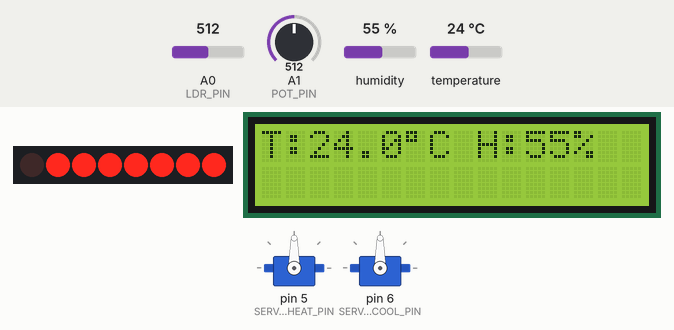
Recording of a sketch running on a simulated Arduino Uno, built with avr-gcc and run on an emulated ATmega328P. Parts: 8 shift-register outputs drawn as a row of LEDs (first output left, lit = HIGH), 16×2 character LCD, 2 × servo. Wiring (from diagram.json): shift register (74HC595): data pin 8; shift clock pin 10; latch pin 9; row of LEDs: on Q0, Q1, Q2, Q3, Q4, Q5, Q6, Q7. Inputs (shaded band) come from the test bench; at power-on: temperature 24 °C, A1 (POT_PIN) = 512, A0 (LDR_PIN) = 512, humidity 55 %.

Above: at 1.2 s.
1.3 s: temperature set to 26.3 °C
At 8.6 s:
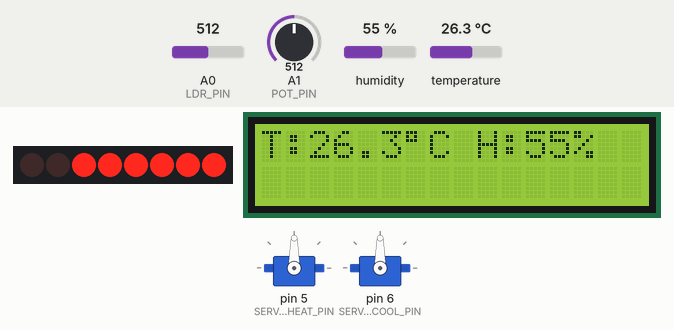
8.9 s: temperature set to 27.9 °C
At 15.8 s:
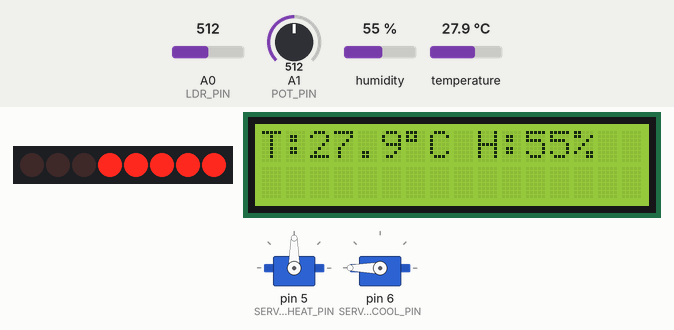
16.5 s: A1 (POT_PIN) set to 665
28.6 s: A1 (POT_PIN) set to 695
At 35.5 s:
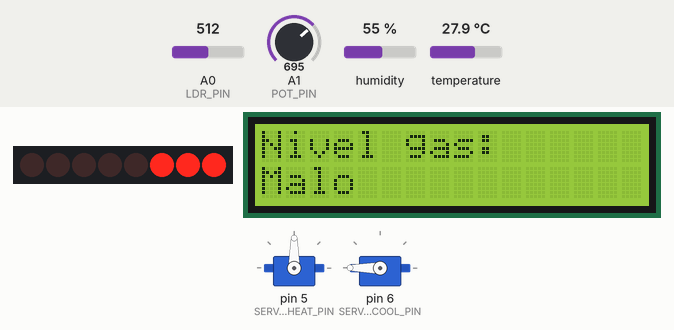
36.2 s: A0 (LDR_PIN) set to 812
At 40.1 s:
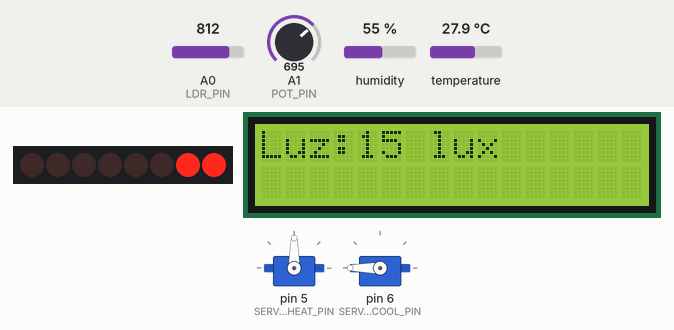
43.8 s: A0 (LDR_PIN) set to 831
At 46.7 s:
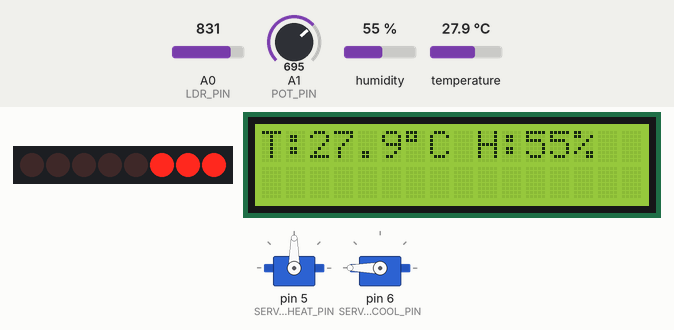
Timing chart, 0 to 54.8 s (numbered marks = the images above; inputs shaded):
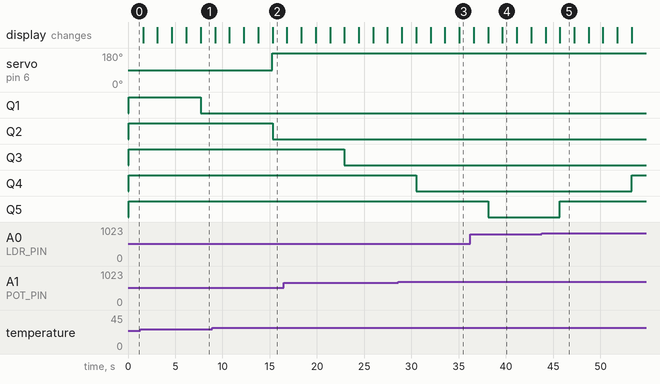

Measured:
- the behaviour switches between 27 and 27.1 °C on temperature (found by bisection; images 1 and 2)
- the behaviour switches between 681 and 682 on A1 (POT_PIN) (found by bisection; images 2 and 3)
- the behaviour switches between 819 and 820 on A0 (LDR_PIN) (found by bisection; images 4 and 5)
- after the input at 8.9 s, servo on pin 6 (SERVO_COOL_PIN): 90° → 180° after 6.4 s
- after the input at 28.6 s, the display: first differs from a run without the input after 6.5 s (image 3)
- after the input at 43.8 s, the display: first differs from a run without the input after 1.9 s (image 5)
- what the display in image 4 shows lasts 1.5 s, from 39.6 s to 41.1 s

The sketch:

sketch.ino
```cpp
#include <Wire.h>
#include <LiquidCrystal_I2C.h>
#include <dht.h>
#include <Servo.h>

// —————— definiciones pines —————————
#define DHT22_PIN    2    // DHT22
#define LDR_PIN      A0   // LDR
#define POT_PIN      A1   // Potenciómetro (calidad aire)

const int DATA_PIN    = 8;   // 74HC595: DS
const int CLOCK_PIN   = 10;   // 74HC595: SHCP
const int LATCH_PIN   = 9;   // 74HC595: STCP

const int SERVO_HEAT_PIN = 5;   // servo calefacción
const int SERVO_COOL_PIN = 6;  // servo refrigeración

// —————— parámetros de control —————————
const float TEMP_SETPOINT     = 25.0;  // °C deseados
const float TEMP_HYSTERESIS   = 2.0;   // zona muerta ±2 °C

const float LIGHT_SETPOINT    = 80.0;  // % de iluminación deseada

// —————— variables globales —————————
dht DHT;
LiquidCrystal_I2C lcd(0x27,16,2);
Servo servoHeat, servoCool;

float hum, temp;
int ldrVal, gasValue;
float voltageLDR, resistanceLDR, lux;

String nivelAire, nivelGas, calidadAire;

int ledLevel = 0;  // escalón actual [0..8]

// —————— setup —————————
void setup(){
  lcd.init();
  lcd.backlight();

  // 74HC595
  pinMode(DATA_PIN,  OUTPUT);
  pinMode(CLOCK_PIN, OUTPUT);
  pinMode(LATCH_PIN, OUTPUT);

  // servos
  servoHeat.attach(SERVO_HEAT_PIN);
  servoCool.attach(SERVO_COOL_PIN);
  // posición neutra (válvulas cerradas)
  servoHeat.write(90);
  servoCool.write(90);

  // nada más
}

// —————— loop —————————
void loop(){
  // --- 1) lectura sensores ---
  int chk = DHT.read22(DHT22_PIN);
  hum = DHT.humidity;
  temp = DHT.temperature;

  ldrVal = analogRead(LDR_PIN);
  voltageLDR   = ldrVal / 1024.0 * 5.0;
  resistanceLDR= 2000 * voltageLDR / (1 - voltageLDR/5.0);
  const float GAMMA = 0.7, RL10 = 50;
  lux = pow(RL10*1e3*pow(10, GAMMA)/resistanceLDR, 1.0/GAMMA);

  gasValue = analogRead(POT_PIN);

  // --- 2) evaluación calidad de aire (igual que antes) ---
  if ((temp>=15 && temp<=25) && (hum>40 && hum<60))      nivelAire = "Bueno";
  else if ((temp>=5 && temp<=35) && (hum>=30 && hum<=70)) nivelAire = "Normal";
  else                                                    nivelAire = "Malo";

  if (gasValue<=341)        nivelGas = "Bueno";
  else if (gasValue<=681)   nivelGas = "Normal";
  else                      nivelGas = "Malo";

  calidadAire = ((nivelAire=="Malo" || nivelGas=="Malo") ? "Mala Calidad" : "Buena Calidad");

  // --- 3) control de TEMPERATURA con servos ---
  float tMin = TEMP_SETPOINT - TEMP_HYSTERESIS;
  float tMax = TEMP_SETPOINT + TEMP_HYSTERESIS;

  if (temp < tMin) {
    // hace frío → abrir calefacción
    servoHeat.write(0);    // válvula calefacción abierta
    servoCool.write(90);   // válvula frío cerrada
  }
  else if (temp > tMax) {
    // hace calor → abrir refrigeración
    servoCool.write(180);  // válvula frío abierta
    servoHeat.write(90);   // válvula calefacción cerrada
  }
  else {
    // dentro de zona muerta → todo cerrado
    servoHeat.write(90);
    servoCool.write(90);
  }

  // --- 4) control de ILUMINACIÓN con 8 LEDs via 74HC595 ---
  // calculamos % de brillo (0=oscuro,100=muy claro)
  float brilloPct = (voltageLDR / 5.0) * 100.0;

  if (brilloPct < LIGHT_SETPOINT && ledLevel < 8) {
    ledLevel++;
  }
  else if (brilloPct > LIGHT_SETPOINT && ledLevel > 0) {
    ledLevel--;
  }
  updateLEDs(ledLevel);

  // --- 5) presentación en LCD (igual que antes) ---
  lcd.clear();
  lcd.setCursor(0,0);
  lcd.print("T:"); lcd.print(temp,1); lcd.print((char)223); lcd.print("C ");
  lcd.print("H:"); lcd.print(hum,0);   lcd.print("%");
  delay(1500);

  lcd.clear();
  lcd.setCursor(0,0);
  lcd.print("Luz:"); lcd.print(lux,0); lcd.print(" lux");
  delay(1500);

  lcd.clear();
  lcd.setCursor(0,0); lcd.print("Nivel aire:");
  lcd.setCursor(0,1); lcd.print(nivelAire);
  delay(1500);

  lcd.clear();
  lcd.setCursor(0,0); lcd.print("Nivel gas:");
  lcd.setCursor(0,1); lcd.print(nivelGas);
  delay(1500);

  lcd.clear();
  lcd.setCursor(0,0); lcd.print("Calidad aire:");
  lcd.setCursor(0,1); lcd.print(calidadAire);
  delay(1500);
}

// —————— función para actualizar LEDs vía 74HC595 —————————
void updateLEDs(int level){
  byte dataOut = 0;
  // encendemos los 'level' primeros LEDs
  for(int i=0; i<8; i++){
    if(i < level) dataOut |= (1 << i);
  }
  digitalWrite(LATCH_PIN, LOW);
    shiftOut(DATA_PIN, CLOCK_PIN, MSBFIRST, dataOut);
  digitalWrite(LATCH_PIN, HIGH);
}
```
